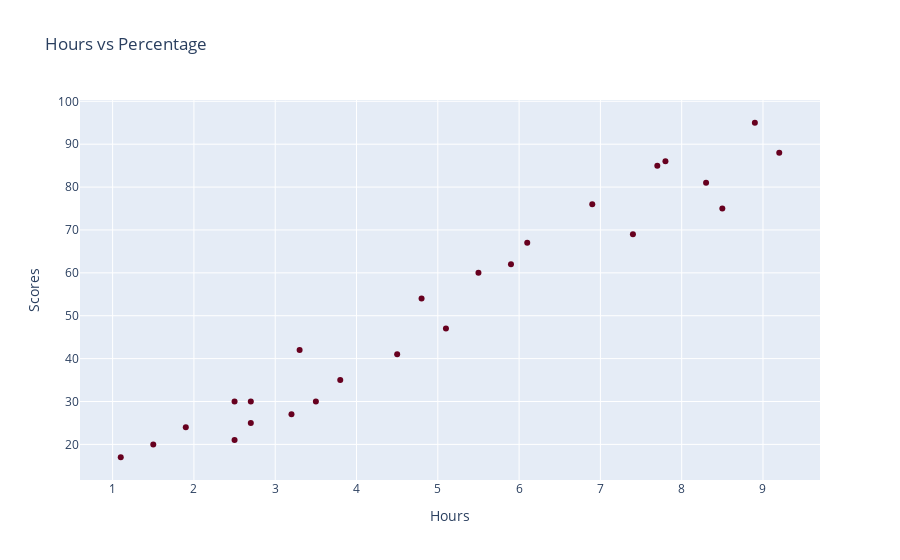

The notebook cell this image was saved under:
### Code cell
fig = px.scatter(df, x="Hours", y="Scores", color_discrete_sequence=px.colors.sequential.RdBu, title="Hours vs Percentage")
fig.show()

### Figure 1 — Plotly figure (JSON) as saved in the notebook; plotly's stock layout.template omitted (floating-point values rounded to 4 significant figures)
{"data": [{"hovertemplate": "Hours=%{x}<br>Scores=%{y}<extra></extra>", "legendgroup": "", "marker": {"color": "rgb(103,0,31)", "symbol": "circle"}, "mode": "markers", "name": "", "showlegend": false, "type": "scatter", "x": [2.5, 5.1, 3.2, 8.5, 3.5, 1.5, 9.2, 5.5, 8.3, 2.7, 7.7, 5.9, 4.5, 3.3, 1.1, 8.9, 2.5, 1.9, 6.1, 7.4, 2.7, 4.8, 3.8, 6.9, 7.8], "xaxis": "x", "y": [21, 47, 27, 75, 30, 20, 88, 60, 81, 25, 85, 62, 41, 42, 17, 95, 30, 24, 67, 69, 30, 54, 35, 76, 86], "yaxis": "y"}], "layout": {"legend": {"tracegroupgap": 0}, "title": {"text": "Hours vs Percentage"}, "xaxis": {"anchor": "y", "domain": [0, 1], "title": {"text": "Hours"}}, "yaxis": {"anchor": "x", "domain": [0, 1], "title": {"text": "Scores"}}}}
